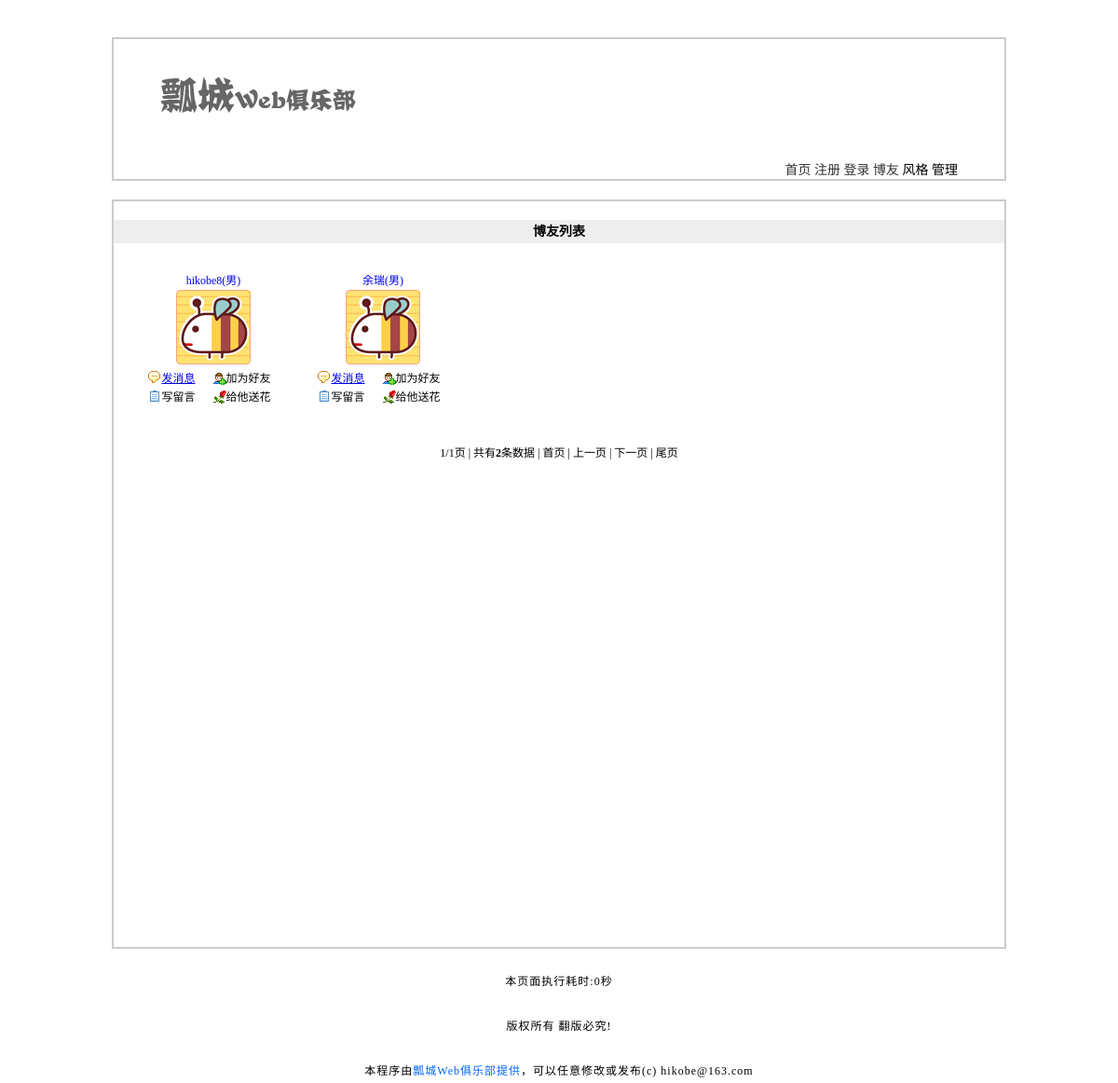
The page /blog.php on the database as committed earlier.
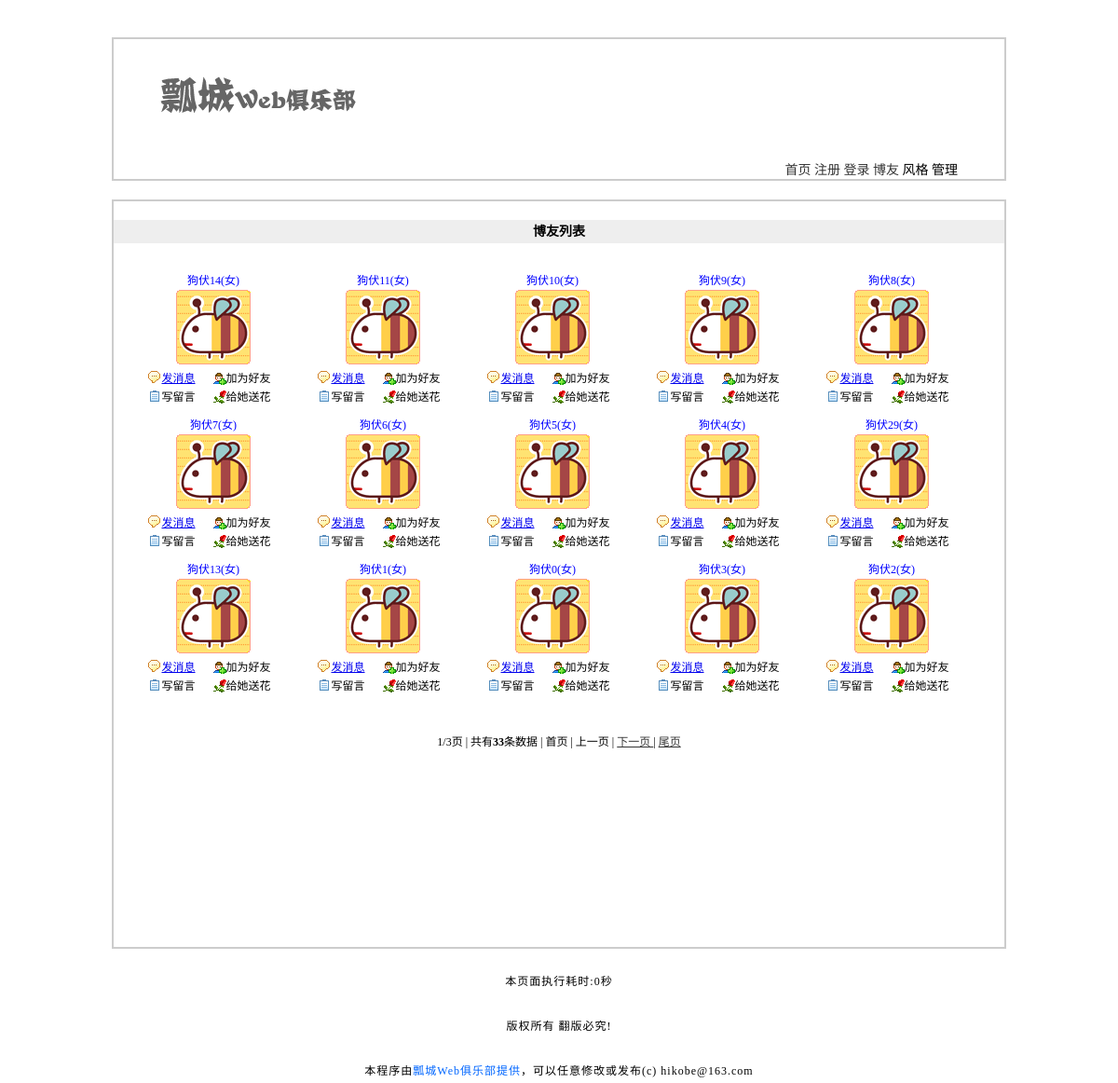
The same page on the database as committed later.
### tables this page shows
CREATE TABLE `tg_user` (
  `tg_id` mediumint(8) unsigned NOT NULL auto_increment COMMENT '\\\\用户id',
  `tg_uniqid` char(40) NOT NULL COMMENT '\\\\用户唯一标识符',
  `tg_username` varchar(20) NOT NULL COMMENT '\\\\用户名',
  `tg_password` char(40) NOT NULL COMMENT '\\\\密码',
  `tg_question` varchar(20) NOT NULL COMMENT '\\\\密码提示',
  `tg_answer` char(40) NOT NULL COMMENT '\\\\密码提示答案',
  `tg_email` varchar(40) default NULL COMMENT '\\\\邮箱',
  `tg_qq` varchar(10) default NULL COMMENT '\\\\QQ',
  `tg_url` varchar(40) default NULL COMMENT '\\\\网址',
  `tg_active` char(40) NOT NULL COMMENT '\\\\激活账户的唯一标识符',
  `tg_sex` char(1) NOT NULL COMMENT '\\\\性别',
  `tg_face` char(12) NOT NULL COMMENT '\\\\头像',
  `tg_reg_time` datetime NOT NULL COMMENT '\\\\注册时间',
  `tg_last_time` datetime NOT NULL COMMENT '\\\\最后登录时间',
  `tg_last_ip` varchar(20) NOT NULL COMMENT '\\\\最后登录ip',
  PRIMARY KEY  (`tg_id`)
);

### includes/mysql.func.php (called while the page is built, shortened)
<?php
function _query($_sql){
    if(!$result = mysql_query($_sql)){
        exit("sql语句执行错误!".mysql_error());
    }
    return $result;
}
function _fetch_array_list($result) {
    return mysql_fetch_array($result, MYSQL_ASSOC);
}
?>

### blog.php (the view, shortened to what this page needs)
<!DOCTYPE html PUBLIC "-//W3C//DTD XHTML 1.0 Transitional//EN" "http://www.w3.org/TR/xhtml1/DTD/xhtml1-transitional.dtd">
<html xmlns="http://www.w3.org/1999/xhtml">
<head>
<?php require ROOT_PATH.'includes/title.inc.php';
?>
</head>
<body>
<?php
require ROOT_PATH . "includes/header.inc.php";
_page("SELECT tg_id FROM tg_user WHERE tg_active=''", 15);
global $_start_index, $_page_size;
$_sql = "SELECT tg_id,tg_username,tg_face,tg_sex FROM tg_user WHERE tg_active = '' ORDER BY tg_reg_time DESC LIMIT ".$_start_index.",".$_page_size;
$_result = _query($_sql);
?>
<div id='blog'>
<h2>博友列表</h2>
<?php
    while (!!$_row =_fetch_array_list($_result)) {
        $_user = array();
        $_user['id'] = $_row['tg_id'];
        $_user['username'] = $_row['tg_username'];
        $_user['face'] = $_row['tg_face'];
        $_user['sex'] = $_row['tg_sex'];
        $_user = _html($_user);
?>
<dl>
<dd class='user'><?php echo $_user['username'].'('.$_user['sex'].')'?></dd>
<dt><img src="<?php echo $_user['face']?>"/></dt>
<dd class='message'><a href="javascript:;" name="message" title="<?php echo $_user['id']?>">发消息</a></dd>
<dd class='friend'>加为好友</dd>
<dd class='guest'>写留言</dd>
<dd class='flower'>给<?php echo $_user['sex']=='男'?'他':'她'?>送花</dd>
</dl>
<?php
   }
?>
<?php
   _paging(2);
?>
</div>
<?php
require ROOT_PATH . "includes/footer.inc.php";
?>
</body>
</html>

### includes/global.func.php (shortened to what this page needs)
<?php
	function _page($_sql, $_size){
	    $_page_num = 1;
	    $_page_size = $_size;
	    $_user_count = mysql_num_rows(_query($_sql));
	    $_page_count = ceil($_user_count / $_page_size);
	    $_start_index = ($_page_num - 1)*$_page_size;
	}
	function _paging($_type){
	    global $_page_count, $_page_num, $_page_count, $_user_count;
	    if($_type == 1){
	        echo '<div id="page_num">';
	        echo '<ul>';
	            for ($_i = 1; $_i <= $_page_count; $_i ++){
	                if($_i == $_page_num){
	                   echo '<li><a class="selected" href="'.SCRIPT.'.php?page='.$_i.'">'.$_i.'</a></li>';
	                } else {
	                   echo '<li><a href="'.SCRIPT.'.php?page='.$_i.'">'.$_i.'</a></li>';
	                }
	        }
	        echo '</ul>';
	        echo '</div>';
	    } else {
	        echo '<div id="page_text">';
	        echo '<ul>';
	        echo '<li>'.$_page_num.'/'.$_page_count.'页 | </li>';
	        echo '<li>共有<strong>'.$_user_count.'</strong>条数据 | </li>';
            if ($_page_num == 1) {
                echo "<li>首页 | </li>";
                echo "<li>上一页 | </li>";
            } else {
                echo '<li><a href="'.SCRIPT.'.php">首页 </a>| </li>';
                echo '<li><a href="'.SCRIPT.'.php?page='.($_page_num - 1).'">上一页</a> | </li>';
            }
            if ($_page_num == $_page_count) {
                echo "<li>下一页 | </li>";
                echo "<li>尾页</li>";
            } else {
                echo '<li><a href="'.SCRIPT.'.php?page='.($_page_num + 1).'">下一页 </a>| </li>';
                echo '<li><a href="'.SCRIPT.'.php?page='.$_page_count.'">尾页</a></li>';
            }
    	    echo '</ul>';
    	    echo '</div>';
	    }
	}
	function _html($_string){
	    if(is_array($_string)){
	        foreach ($_string as $_key => $_value) {
	           $_string[$_key] = _html($_value);
	        }
	    } else {
	        $_string = htmlspecialchars($_string);
	    }
	    return $_string;
	}
?>

Rows that differ between the two databases and show on the page:
removed tg_user: tg_username "hikobe8", tg_sex "男", tg_face (picture), shows "他"
removed tg_user: tg_username "余瑞", tg_sex "男", tg_face (picture), shows "他"
added tg_user: tg_username "狗伏14", tg_sex "女", tg_face (picture), shows "她"
added tg_user: tg_username "狗伏11", tg_sex "女", tg_face (picture), shows "她"
added tg_user: tg_username "狗伏10", tg_sex "女", tg_face (picture), shows "她"
added tg_user: tg_username "狗伏9", tg_sex "女", tg_face (picture), shows "她"
added tg_user: tg_username "狗伏8", tg_sex "女", tg_face (picture), shows "她"
added tg_user: tg_username "狗伏7", tg_sex "女", tg_face (picture), shows "她"
added tg_user: tg_username "狗伏6", tg_sex "女", tg_face (picture), shows "她"
added tg_user: tg_username "狗伏5", tg_sex "女", tg_face (picture), shows "她"
added tg_user: tg_username "狗伏4", tg_sex "女", tg_face (picture), shows "她"
added tg_user: tg_username "狗伏29", tg_sex "女", tg_face (picture), shows "她"
added tg_user: tg_username "狗伏13", tg_sex "女", tg_face (picture), shows "她"
added tg_user: tg_username "狗伏1", tg_sex "女", tg_face (picture), shows "她"
added tg_user: tg_username "狗伏0", tg_sex "女", tg_face (picture), shows "她"
added tg_user: tg_username "狗伏3", tg_sex "女", tg_face (picture), shows "她"
added tg_user: tg_username "狗伏2", tg_sex "女", tg_face (picture), shows "她"
Other text that changed with them:
$_page_count: "1" → "3"
$_user_count: "2" → "33"
text no longer shown: "下一页 |"
text now shown: "下一页 |"
